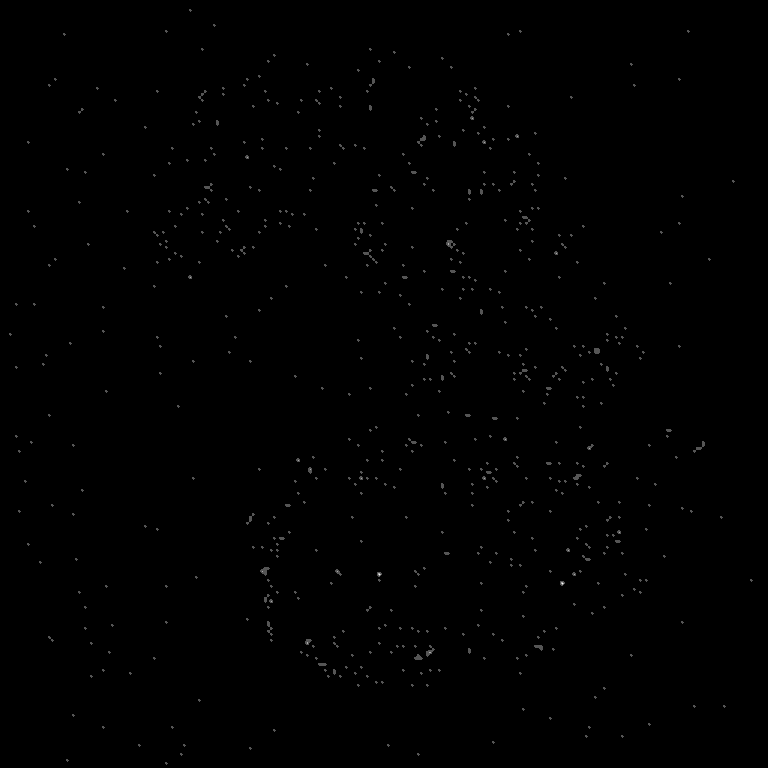
#> input picture P2 SILM-IBT/iodrep-3x-all-100/m127iodreplicatoin6_cell1rep_d13_Brna30mAm_LF-10005.tif, 768 x 768 px, given in place of chromatin-forfig1-idu-stirmwhole.tiff, which was not available
$ jupyter execute --allow-errors silm-chromatin-idu_batchprocessingfor3D.ipynb   (shell and % lines are left out)   (older library calls are emulated)   (text cells are left out)
#> lines starting #> are read from the running program, lines starting #| are printed output that depends on the picture; after the words box and inside, x2 and y2 are one past the last pixel; in counts of white or black regions, pixels touching at a corner belong together; pictures that were not available may be replaced by others from this repository, and a replacement may not be noted
[cell 1]
import os

os.chdir(r"C:\Users\acoskun7\Dropbox\2018CLAB\13 Manuscripts\2019IonBeamSuperResTomography\REVORGDATA\paper\extractionScriptsSTIRM")

#Initialize path_current as the folder in which the 'movie.tif' will be stored.

#os.chdir(r"C:\Users\shamb\Documents\GRA\STIRM\movies")

path_current = os.getcwd()

print(path_current)

[cell 2]
import glob
import tifffile
import numpy as np
import matplotlib
import matplotlib.pyplot as pyplot
import scipy
from PIL import Image
import imageio
#!pip install pims

import matplotlib
import matplotlib.pyplot as pyplot
#x variable is image number from which the processing starts
x = 0

#y variable is the size of the window
y = 20


tif_files = glob.glob(os.path.join(r"C:\Users\acoskun7\Documents\data\Nalm6alsoFig5101917\iodrep-3x-all-100", "*.tif"))

#creating directories for saving different images
path_raw = os.path.join(path_current,'raw_images')
path_stirm = os.path.join(path_current,'stirmreconst_images')

if os.path.isdir(path_raw) == False:
        os.mkdir(path_raw)
if os.path.isdir(path_stirm) == False:
        os.mkdir(path_stirm)


while x < (len(tif_files)-y):


    with tifffile.TiffWriter("movie.tif") as tf:
        for fname in sorted(tif_files[x:x+y]):
            image = tifffile.imread(fname)
            tf.save(image)


    import pims
    imstack=pims.open('movie.tif')
    imstack=np.array(imstack,np.uint32)


    #obtaining shape of each image
    m,n = imstack[1].shape
    dim = np.zeros((m,n))


    import storm_analysis.daostorm_3d.mufit_analysis as mfit

    # Delete any stale results.
    if os.path.exists("movie.hdf5"):
        os.remove("movie.hdf5")

    mfit.analyze("movie.tif", "movie.hdf5", "analysis.xml")


    import storm_analysis.sa_library.parameters as parameters

    params = parameters.ParametersDAO()

    # Analyze the whole movie.
    params.changeAttr("max_frame", -1)
    params.changeAttr("start_frame", -1)

    params.changeAttr("background_sigma", 8.0)

    # These were specified on the website for this dataset.
    params.changeAttr("camera_gain", 1.0)
    params.changeAttr("camera_offset", 0.03)

    # Since this parameter can be either a float or an int we need
    # to specify which type we want it to be.
    params.changeAttr("find_max_radius", 5, node_type = "float")

    params.changeAttr("foreground_sigma", 1.0)
    params.changeAttr("iterations", 20)
    params.changeAttr("model", "2dfixed")
    params.changeAttr("pixel_size", 35.0)
    params.changeAttr("roi_size", 10)

    # Convert from FWHM in nanometers to sigma in pixels.
    params.changeAttr("sigma", 150.1/(35.0 * 2.355))
    params.changeAttr("threshold", 0.03)

    # Don't do tracking.
    params.changeAttr("radius", "0.0")
    params.changeAttr("descriptor", "1")

    # Don't do drift-correction.
    params.changeAttr("drift_correction", 0)

    params.toXMLFile("analysis.xml", pretty = True)


    import storm_analysis.daostorm_3d.mufit_analysis as mfit

    # Delete any stale results.
    if os.path.exists("movie.hdf5"):
        os.remove("movie.hdf5")

    mfit.analyze("movie.tif", "movie.hdf5", "analysis.xml")

    import matplotlib
    import matplotlib.pyplot as pyplot

    import glob
    import tifffile
    import numpy as np
    import matplotlib
    import matplotlib.pyplot as pyplot
    import scipy
    from PIL import Image
    import imageio

    import storm_analysis.sa_utilities.hdf5_to_image as h5_image


    #sigma=0.75 for chromatin
    sr_im = h5_image.render2DImage("movie.hdf5", scale = 1, sigma =1)

    os.chdir(path_stirm)

    #imageio.imwrite('Idutestimg_' + str(x)+ '_' + str(x+y) + '.png', sr_im)

    imageio.imwrite('IodRep2Cell14img_' + str(x)+ '_' + str(x+y) + '.tiff', sr_im.astype(np.uint16))


    #increments the window
    x = x + 1

#return to original folder
os.chdir(path_current)

[cell 3]
import matplotlib
import matplotlib.pyplot as pyplot
#x variable is image number from which the processing starts
x = 0

#y variable is the size of the window
y = 20

#obtaining shape of each image
#> (the rest of this cell did not finish here and is left out)

[cell 4]
# [4 lines of commented-out code are left out]

[cell 5]
import storm_analysis.sa_library.parameters as parameters

#> (the rest of this cell did not finish here and is left out)

[cell 6]
import storm_analysis.daostorm_3d.mufit_analysis as mfit

# Delete any stale results.
if os.path.exists("movie.hdf5"):
    os.remove("movie.hdf5")

mfit.analyze("movie.tif", "movie.hdf5", "analysis.xml")
#> (this line was passed over: storm_analysis is not available in this run)

[cell 7]
import storm_analysis.jupyter_examples.overlay_image as overlay_image
overlay_image.overlayImage("movie.tif", "movie.hdf5", 5)
#> (this line was passed over: storm_analysis is not available in this run)
#fig.savefig("srimbefore.tiff")

#from IPython.core.display import display, HTML
#display(HTML("<style>.container { width:100% !important; }</style>"))

[cell 8]
import matplotlib
import matplotlib.pyplot as pyplot

import storm_analysis.sa_utilities.hdf5_to_image as h5_image
#sigma=0.75 for chromatin
#> (the rest of this cell did not finish here and is left out)

[cell 9]
from PIL import Image
import numpy as np

from PIL import Image
im = Image.open('chromatin-forfig1-idu-stirmwhole.tiff')
#> im is the input picture: PIL image 768x768 I;16B; min 0, max 3, mean 0.00867
#im = im.crop((200,200,400,400))

img = im


color=(0, 255, 0)
im = np.array(img)
#r, g, b, a = np.rollaxis(x, axis=-1)
#r[a == 0] = color[0]

#im=r


dim = np.zeros((768,768))

#select blue color for the image display and save
R = np.stack((dim,im, dim), axis=2)/255;

fig=pyplot.figure(figsize = (8, 8))
pyplot.imshow(R)
pyplot.show()
print(R.shape)
#| (768, 768, 3)


import matplotlib

matplotlib.image.imsave('chromatin-fig1b-idu-stirmcolorwhole.tiff', R)


rgb = np.zeros((255, 255, 3), dtype=np.uint8)
rgb[..., 0] = np.arange(255)
rgb[..., 1] = 55
rgb[..., 2] =  1- np.arange(255)

[cell 10]
from PIL import Image
im = Image.open('chromatin-forfig1-idu-stirmwhole.tiff')
im = im.crop((250,250,350,350))
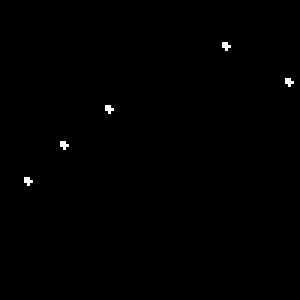
#> im: PIL image 100x100 I;16B (shown 3 times larger); values 0 (black) and 1 (white), 0.3% white in thin lines or dots, all inside (x1, y1, x2, y2) = (8, 14, 98, 62)
im.save('chromatin-fig1b-idu-stirmgray.tiff')

img = im
fig=pyplot.figure(figsize = (8, 8))


pyplot.imshow(img)


pyplot.show()
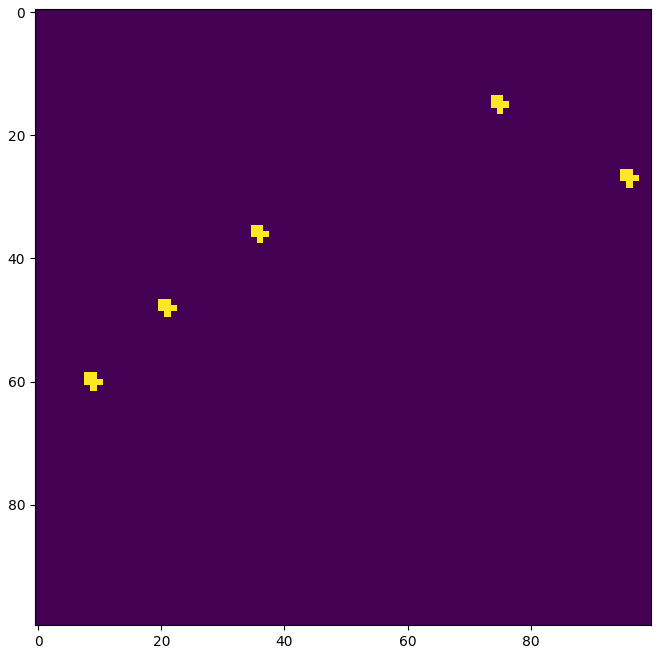
#> figure drawn by matplotlib, 1 panel

[cell 11]
from PIL import Image
import numpy as np

color=(0, 255, 0)
im = np.array(img)
#r, g, b, a = np.rollaxis(x, axis=-1)
#r[a == 0] = color[0]

#im=r


dim = np.zeros((100,100))

#select blue color for the image display and save
R = np.stack((dim,im, dim), axis=2)/255;
#> R: shape (100, 100, 3) float64

fig=pyplot.figure(figsize = (8, 8))
pyplot.imshow(R)
pyplot.show()
print(R.shape)
#| (100, 100, 3)


import matplotlib

matplotlib.image.imsave('chromatin-fig1b-idu-stirmcolor.tiff', R)
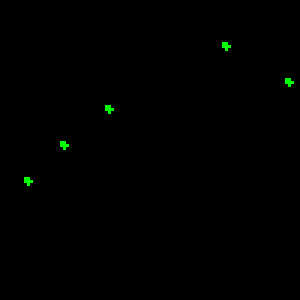
#> saved as chromatin-fig1b-idu-stirmcolor.tiff: shape (100, 100, 3) (shown 3 times larger); mean R, G, B 0, 0.003, 0; drawn with 1 as white


rgb = np.zeros((255, 255, 3), dtype=np.uint8)
rgb[..., 0] = np.arange(255)
rgb[..., 1] = 55
rgb[..., 2] =  1- np.arange(255)

$ run again, on P2 SILM-IBT/iodrep-3x-all-100/m127iodreplicatoin6_cell1rep_d13_Brna30mAm_LF-10010.tif
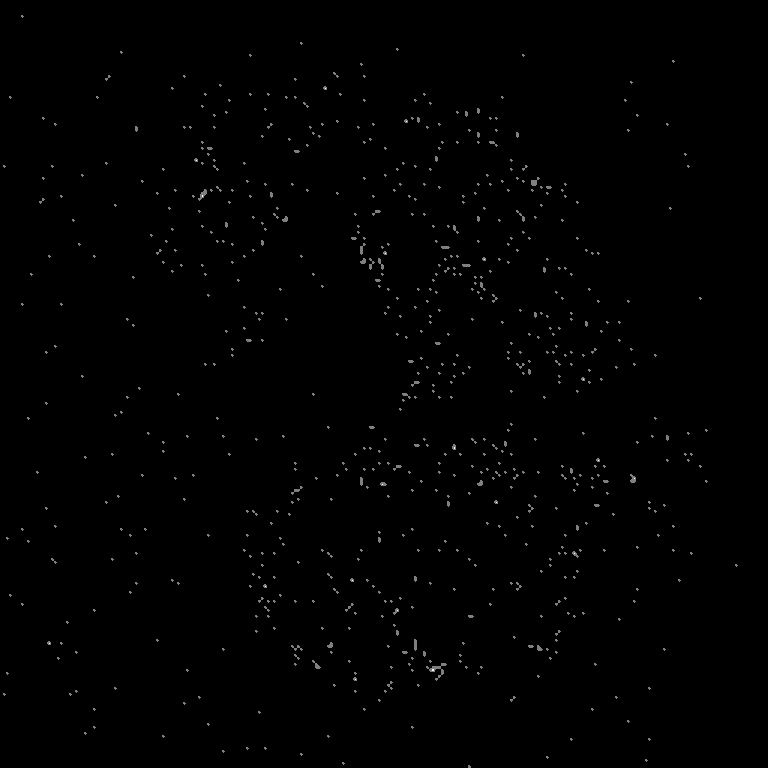
#> input picture P2 SILM-IBT/iodrep-3x-all-100/m127iodreplicatoin6_cell1rep_d13_Brna30mAm_LF-10010.tif, 768 x 768 px, given in place of chromatin-forfig1-idu-stirmwhole.tiff, which was not available
#> im is the input picture: PIL image 768x768 I;16B; min 0, max 2, mean 0.00977
#| (768, 768, 3)
#> `im = im.crop((250,250,350,350))`:
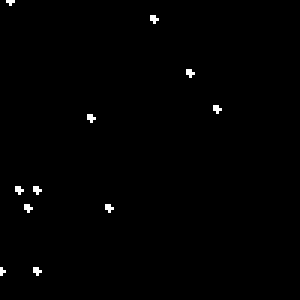
#> im: PIL image 100x100 I;16B (shown 3 times larger); values 0 (black) and 1 (white), 0.62% white in thin lines or dots, all inside (x1, y1, x2, y2) = (0, 0, 74, 92)
#| (100, 100, 3)
#> `matplotlib.image.imsave('chromatin-fig1b-idu-stirmcolor.tiff', R)`:
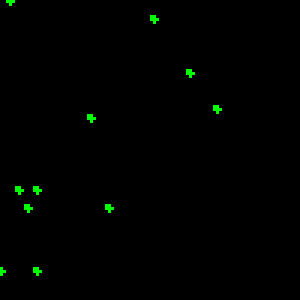
#> saved as chromatin-fig1b-idu-stirmcolor.tiff: shape (100, 100, 3) (shown 3 times larger); mean R, G, B 0, 0.0062, 0; drawn with 1 as white
